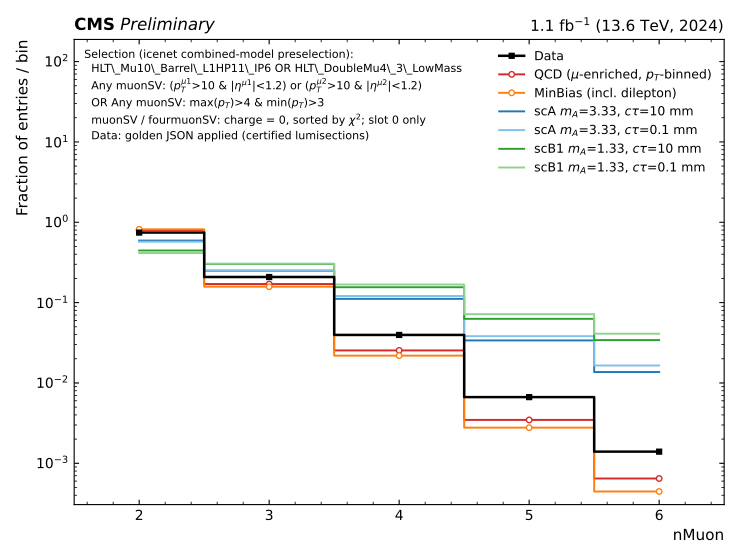

Python code for this plot:
#!/usr/bin/env python3
"""Data vs QCD vs signal in every variable the 2024 DQCD BDT trains on.

The BDT (icenet modeltag scenario{A,B1}_all_no_DA_old_BDT_2024_ThirdSamples) is fed 652
features, which are 85 base variables flattened over 8 object slots each
(Jet_pt_0 ... Jet_pt_7, and so on). This script plots the LEADING slot only -- one page
per base variable, 85 pages -- because slots 1-7 of a given variable carry the same
physics with progressively worse statistics, and 652 pages is not a document anybody
reads. Which object "slot 0" is depends on the collection, and is NOT the file order:
icenet filters and re-orders every collection before flattening (see ORDERING below), so
this script reproduces that exactly. Get it wrong and "Jet_pt_0" silently becomes "the
first jet stored", which is not what the BDT saw.

Seven curves per page:
    Data                  ParkingSingleMuon + ParkingDoubleMuonLowMass, a random 1% of
                          the files (--data-frac, fixed seed), pooled.
    QCD                   the 12 MuEnriched pT-hat bins, 100 files each (--n-qcd), each
                          bin weighted by its cross section so the mixture is right.
    MinBias               InclusiveDileptonMinBias (DoubleMuOS43 filter), a random 5% of
                          the files (--minbias-frac, fixed seed). An ALTERNATIVE QCD
                          background to the pT-hat stack, not an addition to it -- the two
                          are separate curves and must never be summed.
    scA  ctau=10 / 0.1    mpi=10, mA=3.33, both lifetimes, read in full.
    scB1 ctau=10 / 0.1    mpi=4,  mA=1.33, both lifetimes, read in full.

Every curve is normalised to unit area: the point is the SHAPE the BDT sees, and the
three sources differ in absolute yield by many orders of magnitude. QCD is xs-weighted
BEFORE that normalisation, so its shape is the correct pT-hat mixture rather than a
flat average over bins.

SELECTION -- exactly the icenet combined-model preselection, taken from the training log
of cluster 4615190 (not from getSignalEff_noMET.C, whose kinematic legs differ: it uses
|eta| < 0.8 and an sip3d cut, icenet uses |eta| < 1.2 and no sip3d):

    (1) HLT_Mu10_Barrel_L1HP11_IP6 OR HLT_DoubleMu4_3_LowMass
    (2) Any muonSV with [(mu1pt>10 & |mu1eta|<1.2) or (mu2pt>10 & |mu2eta|<1.2)]
        OR  Any muonSV with [max(mu1pt,mu2pt)>4 & min(mu1pt,mu2pt)>3]

ORDERING -- from configs/dqcd/tune0_2024_new.yml, applied before taking slot 0:

    muonSV      keep charge == 0, then sort by chi2 ASCENDING   (best vertex first)
    fourmuonSV  keep charge == 0, then sort by chi2 ASCENDING
    SV          sort by dlen DESCENDING                         (most displaced first)
    Jet         sort by pt   DESCENDING                         (leading jet first)
    Muon        sort by pt   DESCENDING                         (leading muon first)

The four scalars (nMuon, nSV, nmuonSV, nfourmuonSV) are read straight from the file, so
nmuonSV counts vertices BEFORE the charge filter -- that is what the branch holds and
what the BDT was given.

Binning is set by a pre-scan over the first file of each sample: 60 bins between the
0.5 and 99.5 percentiles of the pooled values, or integer bins for the count-like and
index-like variables. Sentinel values (-1 jet/muon indices) fall inside the range and
are kept, since the BDT sees them too.

Run after sourcing setup.sh:
    python3 _tools/compareBDTvars.py [--output path.pdf] [--n-qcd N] [--data-frac F]
                                     [--minbias-frac F] [--no-minbias]
                                     [--test] [--only-vars REGEX]

--test reads 1 file per sample and writes a 5-page PDF: a fast wiring check.
--only-vars takes a regex on the base name, e.g. --only-vars 'muonSV_.*' for 15 pages.

Reading is histogram-streaming: each file is read, filled into the fixed bins and
discarded, so memory stays flat regardless of how much is read. A full run is dominated
by the data draw; 1% of the Parking datasets is several hundred files.
"""

import argparse
import os
import random
import re
import subprocess
import sys

import numpy as np
import matplotlib
matplotlib.use("Agg")
import matplotlib.pyplot as plt
from matplotlib.lines import Line2D
from matplotlib.backends.backend_pdf import PdfPages

import cmsstyle as cms
import goldenjson as gj
# Golden-JSON mask, set in main(). CERT is None when disabled or unavailable, in which
# case every data event is kept. MC is never masked.
CERT = None
GCOUNT = gj.Counter()

# "Full" = the intended production configuration: the default QCD cap and the default
# data fraction. Set in main().
FULL_MODE = False


def gj_note():
    return ("  Data: golden JSON applied (certified lumisections)" if CERT is not None
            else "  Data: NO golden JSON applied")


XRD_SERVER = "root://gfe02.grid.hep.ph.ic.ac.uk/"
BASE = "/pnfs/hep.ph.ic.ac.uk/data/cms/store/user/tafoyava/samples/bParking/2024"
TREE_NAME = "Events"

N_QCD_FILES = 100      # per pT-hat bin (--n-qcd; <=0 reads all)
DATA_FRAC = 0.01       # 1% of the data files (--data-frac)
DATA_SEED = 20240729
QCD_SEED = 0
MINBIAS_FRAC = 0.05    # 5% of the MinBias files (--minbias-frac)
MINBIAS_SEED = 20260806
N_BINS = 60

# Font sizes for THIS page type, deliberately smaller than the cmsstyle house defaults
# (FS_LABEL/FS_AXES = 15, FS_LEGEND = 13). Those are tuned for the sibling scripts' pages,
# which carry two or three curves; this one carries six plus a multi-line partial-sample
# box, and at 15 pt the labels crowd the frame. cmsstyle.py itself is left alone -- it is
# shared with every other compare*.py.
FS_LABEL = 11     # axis titles
FS_AXES = 11      # -> CMS label 12, header 11, tick labels 10
FS_LEGEND = 9     # the curve legend
FS_PARTIAL = 8    # the "Partial sample plot" box (unchanged -- already small)

# ---------------------------------------------------------------------------
# samples
# ---------------------------------------------------------------------------
QCD_XS = {
    "QCD_Bin-PT-15to20_Fil-MuEnriched_TuneCP5_13p6TeV_pythia8":   3018000.0,
    "QCD_Bin-PT-20to30_Fil-MuEnriched_TuneCP5_13p6TeV_pythia8":   2701000.0,
    "QCD_Bin-PT-30to50_Fil-MuEnriched_TuneCP5_13p6TeV_pythia8":   1461000.0,
    "QCD_Bin-PT-50to80_Fil-MuEnriched_TuneCP5_13p6TeV_pythia8":    407600.0,
    "QCD_Bin-PT-80to120_Fil-MuEnriched_TuneCP5_13p6TeV_pythia8":    96070.0,
    "QCD_Bin-PT-120to170_Fil-MuEnriched_TuneCP5_13p6TeV_pythia8":   23140.0,
    "QCD_Bin-PT-170to300_Fil-MuEnriched_TuneCP5_13p6TeV_pythia8":    7754.0,
    "QCD_Bin-PT-300to470_Fil-MuEnriched_TuneCP5_13p6TeV_pythia8":     699.6,
    "QCD_Bin-PT-470to600_Fil-MuEnriched_TuneCP5_13p6TeV_pythia8":      67.67,
    "QCD_Bin-PT-600to800_Fil-MuEnriched_TuneCP5_13p6TeV_pythia8":      21.27,
    "QCD_Bin-PT-800to1000_Fil-MuEnriched_TuneCP5_13p6TeV_pythia8":      3.89,
    "QCD_Bin-PT-1000_Fil-MuEnriched_TuneCP5_13p6TeV_pythia8":           1.323,
}

# The MinBias QCD alternative: InclusiveDileptonMinBias with the DoubleMuOS43 generator
# filter, processed by Prijith (2026-07-30). NOT under BASE -- it lives in a different
# user's dCache area -- so this is a full path, not a directory name appended to BASE.
# Same 2024 nanoAOD content as the pT-hat bins except Jet_puIdDisc, which this production
# does not carry; that one page therefore has no MinBias curve (the reader skips branches
# a sample does not have rather than faking a value).
MINBIAS_DIR = ("/pnfs/hep.ph.ic.ac.uk/data/cms/store/user/ppradeep/samples/Parking/Run3/"
               "Nanotronv14/InclusiveDileptonMinBias_Fil-DoubleMuOS43_TuneCP5Plus_13p6TeV"
               "_pythia8/2024WithMET/260730_143555")
MINBIAS_LABEL = "MinBias (incl. dilepton)"


def _sig_dir(scen, ctau, mA_str, mpi):
    scen_dir = "ScenarioA" if scen == "A" else "ScenarioB1"
    return (f"{BASE}/GluGluHToDarkShowers-{scen_dir}_Par-ctau-{ctau}-mA-{mA_str}"
            f"-mpi-{mpi}_TuneCP5_13p6TeV_powheg-pythia8")


# Two (mass point, lifetime) combinations per scenario = 4 signal curves. The mass points
# are the two that compareDeltaR.py puts on its overview page, each at both lifetimes, so
# the pages show the LIFETIME dependence (the displaced-vertex variables are where signal
# and QCD separate, and ctau is what moves them).
SIGNALS = [
    ("scA $m_A$=3.33, $c\\tau$=10 mm",  _sig_dir("A", "10",  "3p33", 10), "#1f77b4"),
    ("scA $m_A$=3.33, $c\\tau$=0.1 mm", _sig_dir("A", "0p1", "3p33", 10), "#7fc0e8"),
    ("scB1 $m_A$=1.33, $c\\tau$=10 mm",  _sig_dir("B1", "10",  "1p33", 4), "#2ca02c"),
    ("scB1 $m_A$=1.33, $c\\tau$=0.1 mm", _sig_dir("B1", "0p1", "1p33", 4), "#90d18f"),
]
DATA_COLOR = "black"
QCD_COLOR = "#d62728"

# Marker convention, shared with compareDeltaR.py: data is a small SOLID black square, the
# two background estimates are WHITE-filled circles. Solid = measured, open = simulated,
# so the two kinds of curve are told apart by shape and fill rather than colour alone.
# White fill rather than unfilled, so a marker masks whatever curve passes under it.
DATA_MARKER, DATA_MARKER_SIZE = "s", 3.5
BKG_MARKER, BKG_MARKER_SIZE = "o", 4.0
MARKER_EDGE = 1.0

# The display label for the pT-hat QCD stack. Kept separate from the "QCD" dict key that
# indexes curves/sumw2, so the wording can change without invalidating a --replot dump.
QCD_LABEL = r"QCD ($\mu$-enriched, $p_T$-binned)"
# Orange, so the two backgrounds read as a pair against the red QCD without colliding with
# the blue/green signal families or the black data.
MINBIAS_COLOR = "#ff7f0e"

# ---------------------------------------------------------------------------
# the 85 BDT base variables, grouped by collection, in the model's own order
# ---------------------------------------------------------------------------
SCALARS = ["nMuon", "nSV", "nmuonSV", "nfourmuonSV"]

COLLECTIONS = {
    # name: (sort branch, ascending?, charge-filter?)
    "Jet":        ("Jet_pt",         False, False),
    "Muon":       ("Muon_pt",        False, False),
    "muonSV":     ("muonSV_chi2",    True,  True),
    "fourmuonSV": ("fourmuonSV_chi2", True, True),
    "SV":         ("SV_dlen",        False, False),
}

VARS = {
    "Jet": ["Jet_pt", "Jet_eta", "Jet_phi", "Jet_chEmEF", "Jet_chHEF", "Jet_neEmEF",
            "Jet_neHEF", "Jet_muEF", "Jet_muonSubtrFactor", "Jet_nMuons",
            "Jet_nElectrons", "Jet_nConstituents", "Jet_puIdDisc", "Jet_muonIdx1",
            "Jet_muonIdx2"],
    "Muon": ["Muon_eta", "Muon_phi", "Muon_pt", "Muon_ptErr", "Muon_dxy", "Muon_dxyErr",
             "Muon_dz", "Muon_dzErr", "Muon_ip3d", "Muon_sip3d", "Muon_charge",
             "Muon_tightId", "Muon_softMva", "Muon_pfRelIso03_all",
             "Muon_miniPFRelIso_all", "Muon_jetIdx"],
    "muonSV": ["muonSV_chi2", "muonSV_pAngle", "muonSV_dlen", "muonSV_dlenSig",
               "muonSV_dxy", "muonSV_dxySig", "muonSV_mu1pt", "muonSV_mu1eta",
               "muonSV_mu1phi", "muonSV_mu2pt", "muonSV_mu2eta", "muonSV_mu2phi",
               "muonSV_x", "muonSV_y", "muonSV_z"],
    "fourmuonSV": ["fourmuonSV_chi2", "fourmuonSV_pAngle", "fourmuonSV_dlen",
                   "fourmuonSV_dlenSig", "fourmuonSV_dxy", "fourmuonSV_dxySig",
                   "fourmuonSV_mu1pt", "fourmuonSV_mu1eta", "fourmuonSV_mu1phi",
                   "fourmuonSV_mu2pt", "fourmuonSV_mu2eta", "fourmuonSV_mu2phi",
                   "fourmuonSV_mu3pt", "fourmuonSV_mu3eta", "fourmuonSV_mu3phi",
                   "fourmuonSV_mu4pt", "fourmuonSV_mu4eta", "fourmuonSV_mu4phi",
                   "fourmuonSV_x", "fourmuonSV_y", "fourmuonSV_z", "fourmuonSV_mass"],
    "SV": ["SV_pt", "SV_eta", "SV_phi", "SV_x", "SV_y", "SV_z", "SV_dxy", "SV_dxySig",
           "SV_dlen", "SV_dlenSig", "SV_pAngle", "SV_chi2", "SV_ndof"],
}

# Variables that are counts / indices / flags -- integer bins, not 60 float bins.
INTEGER_VARS = {"nMuon", "nSV", "nmuonSV", "nfourmuonSV", "Jet_nMuons", "Jet_nElectrons",
                "Jet_nConstituents", "Jet_muonIdx1", "Jet_muonIdx2", "Muon_charge",
                "Muon_tightId", "Muon_jetIdx", "SV_ndof"}

TRIGGERS = ["HLT_Mu10_Barrel_L1HP11_IP6", "HLT_DoubleMu4_3_LowMass"]

# Shown on every page in full mode, in place of the partial-sample banner. Built from the
# same constants the cuts use, so it cannot drift from what was actually applied.
def selection_lines():
    return [
        "Selection (icenet combined-model preselection):",
        "  " + " OR ".join(t.replace("_", r"\_") for t in TRIGGERS),
        r"  Any muonSV: ($p_T^{\mu1}$>10 & $|\eta^{\mu1}|$<1.2) or "
        r"($p_T^{\mu2}$>10 & $|\eta^{\mu2}|$<1.2)",
        r"  OR Any muonSV: max($p_T$)>4 & min($p_T$)>3",
        "  muonSV / fourmuonSV: charge = 0, sorted by $\chi^2$; slot 0 only",
    ]
PRESEL_BRANCHES = ["muonSV_mu1pt", "muonSV_mu1eta", "muonSV_mu2pt", "muonSV_mu2eta"]

_env_proxy = os.environ.get("X509_USER_PROXY", "")
if not (_env_proxy and os.path.exists(_env_proxy)):
    os.environ["X509_USER_PROXY"] = f"/tmp/x509up_u{os.getuid()}"
_XRDFS_ENV = os.environ


def log(msg, **kw):
    print(msg, flush=True, **kw)


def all_base_vars():
    out = list(SCALARS)
    for c in ["Jet", "Muon", "muonSV", "fourmuonSV", "SV"]:
        out.extend(VARS[c])
    return out


def branches_needed():
    """Every branch the reader touches: the 85 variables, the sort keys, the charge
    branches for the two SV filters, the preselection legs and the triggers."""
    need = set(SCALARS)
    for c, vs in VARS.items():
        need.update(vs)
        sort_b, _, charge = COLLECTIONS[c]
        need.add(sort_b)
        if charge:
            need.add(f"{c}_charge")
    need.update(PRESEL_BRANCHES)
    need.update(TRIGGERS)
    return sorted(need)


# ---------------------------------------------------------------------------
# file discovery
# ---------------------------------------------------------------------------
def xrdfs_ls(path, server=None):
    srv = server or XRD_SERVER
    r = subprocess.run(["xrdfs", srv, "ls", "-l", path],
                       capture_output=True, text=True, env=_XRDFS_ENV)
    # A failed listing must never look like an empty directory -- otherwise a node that
    # cannot authenticate silently reads zero files and the run still "succeeds".
    if r.returncode != 0:
        raise RuntimeError(f"xrdfs ls failed for {srv}{path} (rc={r.returncode}). "
                           f"Check X509_USER_PROXY. stderr: {r.stderr.strip()}")
    out = []
    for line in r.stdout.splitlines():
        line = line.strip()
        if not line:
            continue
        parts = line.split()
        out.append((parts[-1], parts[0].startswith("d")))
    return out


def list_root_files(directory, server=None):
    srv = server or XRD_SERVER
    files = []
    for path, is_dir in xrdfs_ls(directory, server=srv):
        if is_dir:
            files.extend(list_root_files(path, server=srv))
        elif path.endswith(".root"):
            files.append(srv + path)
    return files


def collect_data_files():
    """Every .root under the Parking* directories (both PDs pooled)."""
    out = []
    for top, is_dir in xrdfs_ls(BASE):
        name = top.rsplit("/", 1)[-1]
        if is_dir and "Parking" in name:
            found = list_root_files(top)
            log(f"    {name:36s} {len(found):>7,} files")
            out.extend(found)
    return out


# ---------------------------------------------------------------------------
# reading
# ---------------------------------------------------------------------------
def slot0_values(tree, keys, is_data=False):
    """Read one file and return {base_var: 1-D np.array of the leading-slot value}.

    Events failing the preselection are dropped first. Then each collection is filtered
    and re-ordered as icenet does, and slot 0 is taken. Events whose collection is empty
    after filtering contribute nothing to that collection's variables (the BDT pads them,
    but a padding sentinel is not a measurement and would pile up a fake spike)."""
    import awkward as ak

    need = [b for b in branches_needed() if b in keys]
    if is_data and CERT is not None:
        need = need + [b for b in gj.BRANCHES if b not in need]
    a = tree.arrays(need, library="ak")

    # (0) certified lumisections -- DATA only; MC has no meaningful run/lumisection
    if is_data and CERT is not None:
        keep = GCOUNT.update(gj.mask(ak.to_numpy(a["run"]),
                                     ak.to_numpy(a["luminosityBlock"]), CERT))
        a = a[keep]
        if len(a) == 0:
            return {}

    # (1) trigger OR -- a missing trigger branch counts as not fired
    trig = None
    for t in TRIGGERS:
        if t in keys:
            trig = a[t] if trig is None else (trig | a[t])
    if trig is None:
        return {}
    a = a[trig]
    if len(a) == 0:
        return {}

    # (2) kinematic legs, event level (Any over muonSV)
    if all(b in keys for b in PRESEL_BRANCHES):
        mu10 = ak.sum(((a["muonSV_mu1pt"] > 10.0) & (abs(a["muonSV_mu1eta"]) < 1.2)) |
                      ((a["muonSV_mu2pt"] > 10.0) & (abs(a["muonSV_mu2eta"]) < 1.2)), -1) > 0
        dmu = ak.sum((np.maximum(a["muonSV_mu1pt"], a["muonSV_mu2pt"]) > 4.0) &
                     (np.minimum(a["muonSV_mu1pt"], a["muonSV_mu2pt"]) > 3.0), -1) > 0
        a = a[mu10 | dmu]
    if len(a) == 0:
        return {}

    def _clean(x):
        """awkward -> plain float64, with the option-type slots dropped.

        ak.firsts() returns an OPTION type, so ak.to_numpy() hands back a MaskedArray.
        np.percentile and np.histogram both ignore the mask and silently consume the
        underlying fill values, which are arbitrary -- so the mask has to be applied
        here, not left for numpy to discard. Non-finite entries go the same way."""
        y = ak.to_numpy(x)
        y = y.compressed() if np.ma.isMaskedArray(y) else np.asarray(y)
        y = y.astype(np.float64)
        return y[np.isfinite(y)]

    out = {}
    for s in SCALARS:
        if s in keys:
            out[s] = _clean(a[s])

    for coll, vlist in VARS.items():
        sort_b, ascending, charge = COLLECTIONS[coll]
        if sort_b not in keys:
            continue
        idx_ok = ak.ones_like(a[sort_b], dtype=bool)
        if charge and f"{coll}_charge" in keys:
            idx_ok = a[f"{coll}_charge"] == 0
        key = a[sort_b][idx_ok]
        order = ak.argsort(key, axis=-1, ascending=ascending)
        keep = ak.num(key, axis=-1) > 0
        if not ak.any(keep):
            continue
        for v in vlist:
            if v not in keys:
                continue
            col = a[v][idx_ok][order][keep]
            out[v] = _clean(ak.firsts(col))
    return out


def read_files(urls, label, ranges=None, hists=None, sumw2=None, weight=1.0,
               scan_only=False, scan_store=None, is_data=False):
    """Stream *urls*. If scan_only, stash values for range-finding; else fill *hists*.

    *sumw2* accumulates sum(w^2) per bin alongside sum(w), which is what the error bars
    need. For an unweighted sample (weight=1) it equals the raw count, so the error is the
    plain sqrt(N); for QCD, where the 12 pT-hat bins enter with weights spanning six
    orders of magnitude, sum(w) alone cannot give an uncertainty -- a bin fed by a handful
    of high-weight low-pT events has a large error that the summed curve hides completely.
    It has to be accumulated here; it is not recoverable from the finished histogram."""
    import uproot
    n = len(urls)
    n_ev = 0
    for i, url in enumerate(urls, 1):
        if i == 1 or i % 25 == 0 or i == n:
            log(f"    [{i}/{n}] {label}")
        try:
            with uproot.open(f"{url}:{TREE_NAME}") as tree:
                vals = slot0_values(tree, set(tree.keys()), is_data=is_data)
        except Exception as e:
            log(f"    [warn] {label}: {url.rsplit('/', 1)[-1]}: {e}", file=sys.stderr)
            continue
        if not vals:
            continue
        n_ev += max((len(v) for v in vals.values()), default=0)
        if scan_only:
            for k, v in vals.items():
                if len(v):
                    scan_store.setdefault(k, []).append(v[:20000])
        else:
            for k, v in vals.items():
                if k not in ranges or not len(v):
                    continue
                edges = ranges[k]
                # Clip into the axis rather than discarding: the range is a 0.5-99.5
                # percentile, and the fraction living outside it differs a lot between
                # samples (the high-pT QCD bins especially). Dropping those entries would
                # renormalise each curve over a different subset and quietly distort the
                # very comparison the page exists to make. Overflow therefore piles into
                # the edge bins, as it would in any HEP plot.
                h, _ = np.histogram(np.clip(v, edges[0], edges[-1]), bins=edges)
                hists[k] = hists.get(k, np.zeros(len(edges) - 1)) + h * weight
                if sumw2 is not None:
                    sumw2[k] = sumw2.get(k, np.zeros(len(edges) - 1)) + h * weight ** 2
    return n_ev


# ---------------------------------------------------------------------------
# binning
# ---------------------------------------------------------------------------
def build_ranges(scan):
    """60 bins per variable, integer bins for the count/index variables.

    *scan* is {sample_label: {var: [chunks]}}. The range is the MEDIAN across samples of
    each sample's own (0.5, 99.5) percentiles -- NOT the percentile of everything pooled.
    Pooling is what a first version did and it is wrong here: the scan reads one file per
    sample, so the tiny-cross-section QCD bins (PT-1000 and friends) enter with the same
    weight as the low-pT ones that actually dominate the physical QCD mixture. Their long
    tails then set the upper edge -- Jet_pt ran to 1.6 TeV -- and squashed data, signal
    and the whole low-pT QCD bulk into the first couple of bins. Taking the median over
    samples makes one extreme sample unable to blow out the axis."""
    ranges, scales = {}, {}
    for v in all_base_vars():
        los, his, meds, iqrs, q3s, n_tot, neg = [], [], [], [], [], 0, False
        for store in scan.values():
            chunks = store.get(v, [])
            if not chunks:
                continue
            xs = np.concatenate(chunks)
            xs = xs[np.isfinite(xs)]
            if len(xs) < 10:
                continue
            n_tot += len(xs)
            neg = neg or bool(np.any(xs < 0))
            q1, med, q3 = np.percentile(xs, [25, 50, 75])
            los.append(np.percentile(xs, 0.5))
            his.append(np.percentile(xs, 99.5))
            meds.append(med)
            iqrs.append(q3 - q1)
            q3s.append(q3)
        if not los or n_tot < 10:
            continue
        lo_m, hi_m = float(np.median(los)), float(np.median(his))
        q3_m = float(np.median(q3s))

        # LOG or LINEAR? Some of these variables (the chi2s, the significances, sip3d)
        # have a bulk below ~100 and a REAL tail reaching 1e5-1e6 -- checked against the
        # data, the tail is not an artefact and 99% of Data genuinely occupies the whole
        # span. No linear axis can show both, and capping the range would throw the tail
        # into an overflow bin. Those get log bins instead, which is the usual treatment
        # for a chi2 anyway. Everything bounded (eta, phi, the energy fractions, the
        # counts) stays linear.
        if (not neg) and q3_m > 0 and hi_m / q3_m > 50 and v not in INTEGER_VARS:
            hi_l = hi_m                       # keep the tail: no IQR cap on a log axis
            lo_l = lo_m if lo_m > 0 else hi_l * 1e-6
            lo_l = max(lo_l, hi_l * 1e-6)     # floor, so chi2 == 0 has somewhere to clip
            if hi_l > lo_l > 0:
                ranges[v] = np.logspace(np.log10(lo_l), np.log10(hi_l), N_BINS + 1)
                scales[v] = "log"
                continue

        # Heavy tails: a percentile alone is not enough. muonSV_chi2 has a p99.5 of
        # ~850,000 while its bulk sits below ~100, so a percentile-only axis put >97% of
        # every curve in the first bin and the page said nothing. Cap the edges with an
        # IQR envelope, which tracks the bulk and ignores the tail; the min/max with the
        # percentile keeps well-behaved bounded variables (eta, phi, the fractions)
        # exactly as they were.
        med_m, iqr_m = float(np.median(meds)), float(np.median(iqrs))
        if iqr_m > 0:
            hi_m = min(hi_m, med_m + 8.0 * iqr_m)
            lo_m = max(lo_m, med_m - 8.0 * iqr_m)
        if not neg:
            lo_m = max(lo_m, 0.0)   # no negative axis for a quantity that is never < 0
        # a single representative array, only for the integer-vs-float decision below
        x = np.array([lo_m, hi_m])
        if v in INTEGER_VARS:
            lo, hi = np.floor(lo_m), np.ceil(hi_m)
            hi = max(hi, lo + 1)
            if hi - lo > 60:
                ranges[v] = np.linspace(lo, hi, N_BINS + 1)
            else:
                ranges[v] = np.arange(lo - 0.5, hi + 1.5, 1.0)
        else:
            lo, hi = lo_m, hi_m
            if not np.isfinite(lo) or not np.isfinite(hi) or hi <= lo:
                continue
            pad = 0.02 * (hi - lo)
            lo_p = lo - pad
            if not neg:
                lo_p = max(lo_p, 0.0)   # the pad must not push the axis below zero either
            ranges[v] = np.linspace(lo_p, hi + pad, N_BINS + 1)
        scales.setdefault(v, "linear")
    return ranges, scales


# ---------------------------------------------------------------------------
# plotting
# ---------------------------------------------------------------------------
def draw_page(pdf, var, edges, curves, partial, scale="linear", errors=False):
    """One page: unit-area shapes of *curves* = [(label, hist, sumw2, colour, is_data)].

    With *errors*, each curve carries a +/-1 sigma band, sqrt(sum w^2)/sum(w) on the
    normalised value. The denominator's own uncertainty is ignored, as usual for a shape
    plot -- it is a global scale, not a per-bin wobble."""
    fig, ax = plt.subplots(figsize=(7.4, 5.6))
    centres = 0.5 * (edges[:-1] + edges[1:])
    any_data = False

    for label, h, s2, colour, is_data, is_bkg in curves:
        tot = h.sum()
        if tot <= 0:
            continue
        y = h / tot
        any_data = True
        lw = 1.8 if is_data else 1.4
        z = 5 if is_data else 2
        mk = {}
        if is_data:
            mk = dict(marker=DATA_MARKER, markersize=DATA_MARKER_SIZE,
                      markerfacecolor=colour, markeredgecolor=colour,
                      markeredgewidth=MARKER_EDGE)
        elif is_bkg:
            mk = dict(marker=BKG_MARKER, markersize=BKG_MARKER_SIZE,
                      markerfacecolor="white", markeredgecolor=colour,
                      markeredgewidth=MARKER_EDGE)
        # drawstyle, not ax.step(): ax.step cannot carry markers, and steps-mid draws the
        # identical line. Signals stay unmarked -- there are four of them and marking every
        # curve would turn the page into texture.
        ax.plot(centres, y, drawstyle="steps-mid", color=colour, lw=lw, label=label,
                zorder=z, **mk)
        if errors and s2 is not None:
            err = np.sqrt(np.maximum(s2, 0.0)) / tot
            # the y axis is log, so the lower edge has to stay strictly positive
            lo = np.where(y - err > 0, y - err, y * 1e-3)
            ax.fill_between(centres, lo, y + err, step="mid", color=colour,
                            alpha=cms.BAND_ALPHA, lw=0, zorder=z - 1)

    ax.set_xscale(scale)
    ax.set_xlabel(var, fontsize=FS_LABEL)
    ax.set_ylabel("Fraction of entries / bin", fontsize=FS_LABEL)
    ax.set_yscale("log")
    ax.set_xlim(edges[0], edges[-1])
    cms.cms_axes(ax, header=cms.lumi_header(), fontsize=FS_AXES,
                 label=cms.CMS_LABEL_DATA)
    if any_data:
        cms.extend_log_top(ax, frac=0.62)
        ax.legend(loc="upper right", fontsize=FS_LEGEND, **cms.LEGEND_KW)
        # In full mode the file caps ARE the intended configuration, not a shortfall, so
        # the partial-sample banner is noise -- the selection is the useful thing to state.
        if FULL_MODE:
            cms.info_legend(ax, selection_lines() + [gj_note()],
                            loc="upper left", fontsize=FS_PARTIAL)
        else:
            cms.partial_samples_legend(ax, partial, loc="upper left", fontsize=FS_PARTIAL)
    fig.tight_layout()
    pdf.savefig(fig)
    plt.close(fig)


def write_pdf(path, want, ranges, scales, curves, sumw2, partial, errors=False):
    """One page per variable, in the model's own variable order."""
    # (dict key, display label, colour, is_data, is_background)
    order = [("Data", "Data", DATA_COLOR, True, False),
             ("QCD", QCD_LABEL, QCD_COLOR, False, True),
             (MINBIAS_LABEL, MINBIAS_LABEL, MINBIAS_COLOR, False, True)] + \
            [(l, l, c, False, False) for l, _, c in SIGNALS]
    log(f"\n=== writing {path} ({len(want)} pages, errors={errors}) ===")
    with PdfPages(path) as pdf:
        for v in want:
            nb = len(ranges[v]) - 1
            page = [(label,
                     curves.get(key, {}).get(v, np.zeros(nb)),
                     sumw2.get(key, {}).get(v),
                     colour, is_data, is_bkg)
                    for key, label, colour, is_data, is_bkg in order]
            draw_page(pdf, v, ranges[v], page, partial,
                      scale=scales.get(v, "linear"), errors=errors)
    log(f"wrote {path}")


# ---------------------------------------------------------------------------
def main():
    p = argparse.ArgumentParser(description=__doc__,
                                formatter_class=argparse.RawDescriptionHelpFormatter)
    p.add_argument("--output", default="compareBDTvars.pdf")
    p.add_argument("--n-qcd", type=int, default=N_QCD_FILES,
                   help=f"files per QCD pT-hat bin (default {N_QCD_FILES}; <=0 = all)")
    p.add_argument("--n-signal", type=int, default=0,
                   help="files per signal point (default 0 = all)")
    p.add_argument("--data-frac", type=float, default=DATA_FRAC,
                   help=f"fraction of data files (default {DATA_FRAC} = 1%%)")
    p.add_argument("--data-seed", type=int, default=DATA_SEED)
    p.add_argument("--qcd-seed", type=int, default=QCD_SEED)
    p.add_argument("--minbias-frac", type=float, default=MINBIAS_FRAC,
                   help=f"fraction of MinBias files (default {MINBIAS_FRAC} = 5%%)")
    p.add_argument("--minbias-seed", type=int, default=MINBIAS_SEED)
    p.add_argument("--no-minbias", action="store_true",
                   help="skip the MinBias sample entirely")
    p.add_argument("--only-vars", default=None, help="regex on the base variable name")
    p.add_argument("--test", action="store_true",
                   help="1 file per sample, 5 pages -- a wiring check")
    p.add_argument("--dump", default=None, metavar="PATH.npz",
                   help="also save the filled histograms, so the PDF can be redrawn "
                        "later without re-reading anything")
    p.add_argument("--replot", default=None, metavar="PATH.npz",
                   help="skip all reading and redraw the PDF from a --dump file. The "
                        "read is hours; a font or range tweak should not cost that twice.")
    p.add_argument("--errors", action="store_true",
                   help="draw a +/-1 sigma band on every curve (sqrt(sum w^2)/sum w). "
                        "Needs sum(w^2), so a dump made before this option existed "
                        "cannot be replotted with it.")
    p.add_argument("--full-legend", action="store_true",
                   help="Show the selection summary instead of the partial-sample banner "
                        "even on a reduced run (for previewing it)")
    gj.add_args(p)
    args = p.parse_args()
    global CERT, FULL_MODE
    CERT = gj.from_args(args, log)
    # --test overrides the file counts internally without touching args.n_qcd /
    # args.data_frac, so those alone would call a test run "full". Exclude it explicitly.
    FULL_MODE = args.full_legend or (
        not args.test and args.n_qcd >= N_QCD_FILES and args.data_frac >= DATA_FRAC
        and (args.no_minbias or args.minbias_frac >= MINBIAS_FRAC))
    if FULL_MODE:
        why = ("forced by --full-legend" if args.full_legend
               else f"{args.n_qcd} files/QCD bin, {100 * args.data_frac:g}% of data, "
                    f"{100 * args.minbias_frac:g}% of MinBias")
        log(f"[FULL MODE] {why} -- partial-sample banner replaced by the selection summary")

    if args.replot:
        z = np.load(args.replot, allow_pickle=True)
        curves = z["curves"].item()
        ranges = z["ranges"].item()
        scales = z["scales"].item() if "scales" in z else {}
        sumw2 = z["sumw2"].item() if "sumw2" in z else {}
        partial = [tuple(t) for t in z["partial"].tolist()]
        cms.set_lumi_files(int(z["lumi_read"]), int(z["lumi_avail"]))
        if args.errors and not sumw2:
            sys.exit(f"{args.replot} has no sum(w^2) -- it predates --errors. Re-run the "
                     f"fill to get error bands.")
        want = [v for v in all_base_vars() if v in ranges]
        if args.only_vars:
            rx = re.compile(args.only_vars)
            want = [v for v in want if rx.search(v)]
        log(f"replotting {len(want)} page(s) from {args.replot}")
        write_pdf(args.output, want, ranges, scales, curves, sumw2, partial,
                  errors=args.errors)
        return

    want = all_base_vars()
    if args.only_vars:
        rx = re.compile(args.only_vars)
        want = [v for v in want if rx.search(v)]
        if not want:
            sys.exit(f"--only-vars {args.only_vars!r} matched none of the 85 variables")
    if args.test:
        want = want[:5]
    log(f"plotting {len(want)} variable(s), leading slot only")

    # ---- file lists -------------------------------------------------------
    log("\n=== file discovery ===")
    samples = []   # (label, urls, colour, is_data, weight, n_avail)

    log("  DATA")
    all_data = collect_data_files()
    n_pick = max(1, round(args.data_frac * len(all_data)))
    if args.test:
        n_pick = 1
    picked = random.Random(args.data_seed).sample(all_data, n_pick)
    log(f"    {len(all_data):,} data files total; reading a random "
        f"{100 * n_pick / len(all_data):.3f}% = {n_pick:,} (seed {args.data_seed})")
    cms.set_lumi_files(n_pick, len(all_data))
    samples.append(("Data", picked, DATA_COLOR, True, 1.0, len(all_data)))

    log("  QCD")
    qcd_parts = []
    for d, xs in QCD_XS.items():
        files = list_root_files(f"{BASE}/{d}")
        n = len(files) if args.n_qcd <= 0 else min(args.n_qcd, len(files))
        if args.test:
            n = 1
        sub = random.Random(args.qcd_seed).sample(files, n) if n < len(files) else files
        # scale each bin by files_available/files_read so the xs-weighted mixture is the
        # estimated whole-sample shape, not just the shape of what was read
        w = xs * (len(files) / max(1, n))
        qcd_parts.append((d, sub, w, len(files)))
        log(f"    {d.split('_Fil')[0]:28s} {n:>5,} of {len(files):>6,} files")

    log("  MINBIAS")
    # A seeded RANDOM draw, not the first N: the sample is split over 0000/0001/0002
    # production subdirectories, so taking the head of the listing would read one
    # subdirectory only -- a subset of the jobs, not a subset of the sample.
    mb_files, mb_avail = [], 0
    if not args.no_minbias:
        all_mb = list_root_files(MINBIAS_DIR)
        if not all_mb:
            sys.exit(f"[error] no .root files under {MINBIAS_DIR} -- check the path/proxy. "
                     f"Pass --no-minbias to run without it.")
        mb_avail = len(all_mb)
        n_mb = 1 if args.test else max(1, round(args.minbias_frac * mb_avail))
        mb_files = (random.Random(args.minbias_seed).sample(all_mb, n_mb)
                    if n_mb < mb_avail else all_mb)
        log(f"    {MINBIAS_LABEL:34s} {len(mb_files):>5,} of {mb_avail:>6,} files "
            f"({100 * len(mb_files) / mb_avail:.2f}%, seed {args.minbias_seed})")

    log("  SIGNAL")
    sig_parts = []
    for label, d, colour in SIGNALS:
        files = list_root_files(d)
        n = len(files) if args.n_signal <= 0 else min(args.n_signal, len(files))
        if args.test:
            n = 1
        sub = files[:n]
        sig_parts.append((label, sub, colour, len(files)))
        log(f"    {label:34s} {n:>5,} of {len(files):>6,} files")

    # ---- pass 1: ranges ---------------------------------------------------
    log("\n=== pass 1: binning scan (first file of each sample) ===")
    # kept PER SAMPLE: build_ranges takes the median of the samples' own percentiles, so
    # one extreme sample cannot set the axis for everybody (see build_ranges)
    scan = {}
    scan["Data"] = {}
    read_files(picked[:1], "Data", scan_only=True, scan_store=scan["Data"],
               is_data=True)
    for d, sub, w, _ in qcd_parts:
        name = d.split("_Fil")[0]
        scan[name] = {}
        read_files(sub[:1], name, scan_only=True, scan_store=scan[name])
    if mb_files:
        # MinBias joins the scan on the same footing as every other sample: build_ranges
        # takes the MEDIAN of the per-sample percentiles, so leaving it out would let an
        # axis be set without ever having seen the sample it now has to display, and any
        # MinBias tail beyond that axis would silently pile into the edge bin.
        scan[MINBIAS_LABEL] = {}
        read_files(mb_files[:1], MINBIAS_LABEL, scan_only=True,
                   scan_store=scan[MINBIAS_LABEL])
    for label, sub, colour, _ in sig_parts:
        scan[label] = {}
        read_files(sub[:1], label, scan_only=True, scan_store=scan[label])
    ranges, scales = build_ranges(scan)
    n_log = sum(1 for s in scales.values() if s == "log")
    log(f"  {n_log} variable(s) get a log x-axis (heavy tail), "
        f"{len(ranges) - n_log} linear")
    missing = [v for v in want if v not in ranges]
    if missing:
        log(f"  [warn] no binning for {len(missing)} variable(s) (no entries in the "
            f"scan): {missing}", file=sys.stderr)
    want = [v for v in want if v in ranges]
    log(f"  binned {len(want)} variable(s)")

    # ---- pass 2: fill -----------------------------------------------------
    log("\n=== pass 2: filling ===")
    curves = {}          # label -> {var: sum of weights per bin}
    sumw2 = {}           # label -> {var: sum of weights^2 per bin}  (for the error bands)
    partial = []         # (name, read, available) for the in-plot legend

    h, s2 = {}, {}
    n_ev = read_files(picked, "Data", ranges=ranges, hists=h, sumw2=s2,
                      is_data=True)
    curves["Data"], sumw2["Data"] = h, s2
    partial.append(("Data", n_pick, len(all_data)))
    log(f"  Data: {n_ev:,} selected events")

    hq, s2q = {}, {}
    qcd_read = qcd_avail = 0
    for d, sub, w, avail in qcd_parts:
        read_files(sub, d.split("_Fil")[0], ranges=ranges, hists=hq, sumw2=s2q, weight=w)
        qcd_read += len(sub)
        qcd_avail += avail
    curves["QCD"], sumw2["QCD"] = hq, s2q
    # one summary line for all 12 pT-hat bins: listing them individually made a 17-line
    # legend that covered the plot, and every bin is read at the same per-bin cap anyway
    partial.append((f"QCD ({len(qcd_parts)} pT bins)", qcd_read, qcd_avail))

    if mb_files:
        hmb, s2mb = {}, {}
        n_ev = read_files(mb_files, MINBIAS_LABEL, ranges=ranges, hists=hmb, sumw2=s2mb)
        curves[MINBIAS_LABEL], sumw2[MINBIAS_LABEL] = hmb, s2mb
        partial.append((MINBIAS_LABEL, len(mb_files), mb_avail))
        log(f"  {MINBIAS_LABEL}: {n_ev:,} selected events")

    for label, sub, colour, avail in sig_parts:
        hs, s2s = {}, {}
        n_ev = read_files(sub, label, ranges=ranges, hists=hs, sumw2=s2s)
        curves[label], sumw2[label] = hs, s2s
        partial.append((label, len(sub), avail))
        log(f"  {label}: {n_ev:,} selected events")

    # ---- write ------------------------------------------------------------
    if args.dump:
        read, avail = cms.LUMI_FILES if cms.LUMI_FILES else (n_pick, len(all_data))
        np.savez_compressed(args.dump, curves=np.array(curves, dtype=object),
                            sumw2=np.array(sumw2, dtype=object),
                            ranges=np.array(ranges, dtype=object),
                            scales=np.array(scales, dtype=object),
                            partial=np.array(partial, dtype=object),
                            lumi_read=read, lumi_avail=avail)
        log(f"dumped histograms to {args.dump} (redraw with --replot)")

    # Both deliverables from the one read: the plain shapes, and the same shapes with
    # +/-1 sigma bands. --errors picks which one a single call makes; here we want both,
    # and the with-errors name is derived from --output so they sit side by side.
    write_pdf(args.output, want, ranges, scales, curves, sumw2, partial, errors=False)
    err_out = re.sub(r"\.pdf$", "", args.output) + "_withErrors.pdf"
    write_pdf(err_out, want, ranges, scales, curves, sumw2, partial, errors=True)


if __name__ == "__main__":
    main()
